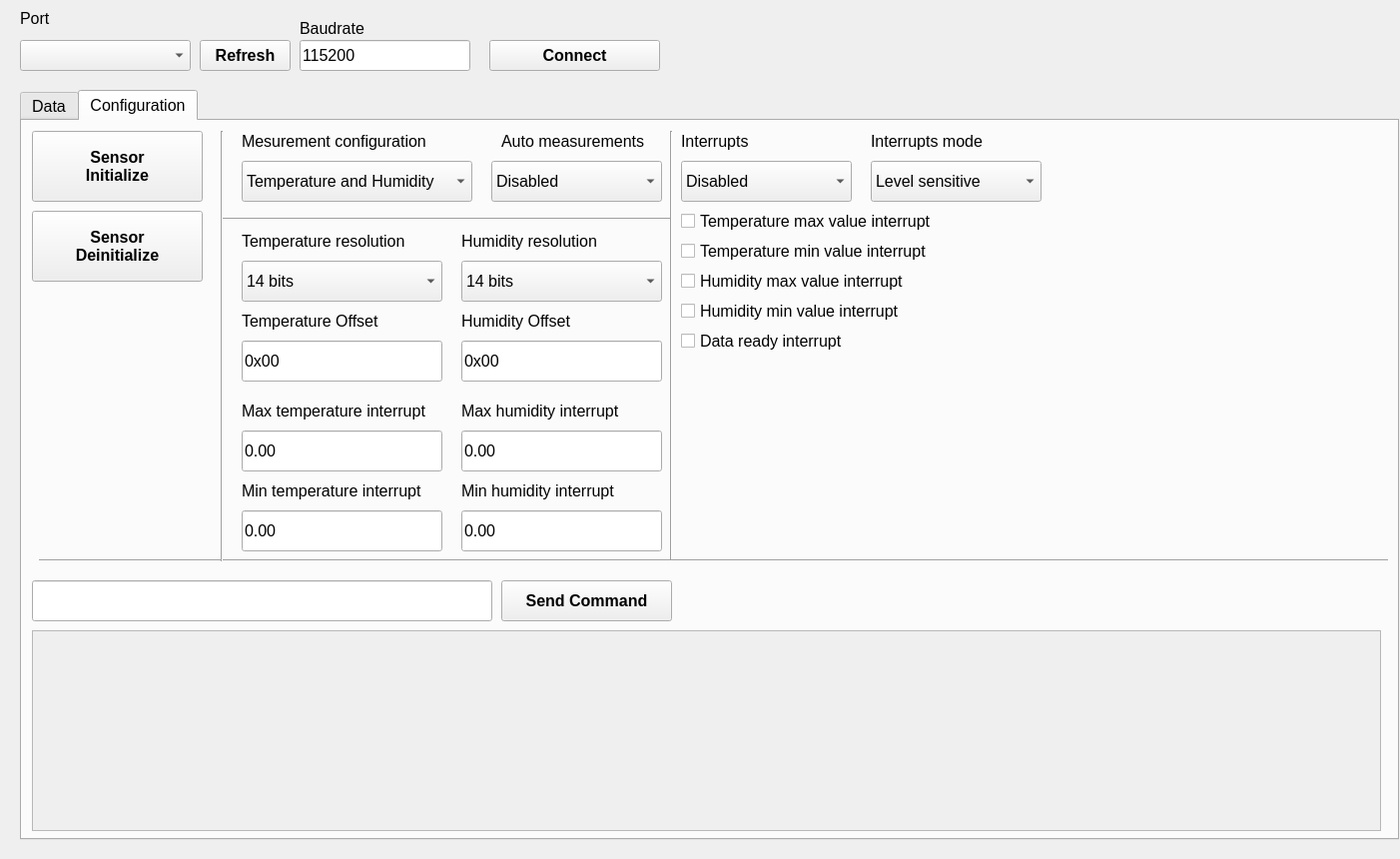
<?xml version="1.0" encoding="UTF-8"?>
<ui version="4.0">
 <class>MainWindow</class>
 <widget class="QMainWindow" name="MainWindow">
  <property name="geometry">
   <rect>
    <x>0</x>
    <y>0</y>
    <width>1402</width>
    <height>860</height>
   </rect>
  </property>
  <property name="windowTitle">
   <string>MainWindow</string>
  </property>
  <widget class="QWidget" name="centralwidget">
   <widget class="QTabWidget" name="tabWidget">
    <property name="geometry">
     <rect>
      <x>20</x>
      <y>90</y>
      <width>1381</width>
      <height>751</height>
     </rect>
    </property>
    <property name="minimumSize">
     <size>
      <width>1381</width>
      <height>751</height>
     </size>
    </property>
    <property name="maximumSize">
     <size>
      <width>1381</width>
      <height>751</height>
     </size>
    </property>
    <property name="font">
     <font>
      <pointsize>12</pointsize>
     </font>
    </property>
    <property name="toolTip">
     <string>&lt;html&gt;&lt;head/&gt;&lt;body&gt;&lt;p&gt;&lt;br/&gt;&lt;/p&gt;&lt;/body&gt;&lt;/html&gt;</string>
    </property>
    <property name="inputMethodHints">
     <set>Qt::ImhPreferNumbers</set>
    </property>
    <property name="currentIndex">
     <number>1</number>
    </property>
    <widget class="QWidget" name="tab">
     <attribute name="title">
      <string>Data</string>
     </attribute>
     <widget class="QLabel" name="temp_label">
      <property name="geometry">
       <rect>
        <x>10</x>
        <y>10</y>
        <width>301</width>
        <height>21</height>
       </rect>
      </property>
      <property name="font">
       <font>
        <pointsize>12</pointsize>
        <weight>75</weight>
        <bold>true</bold>
       </font>
      </property>
      <property name="text">
       <string>Temperature [C]</string>
      </property>
      <property name="scaledContents">
       <bool>false</bool>
      </property>
     </widget>
     <widget class="QLabel" name="hum_label">
      <property name="geometry">
       <rect>
        <x>10</x>
        <y>350</y>
        <width>301</width>
        <height>31</height>
       </rect>
      </property>
      <property name="font">
       <font>
        <pointsize>12</pointsize>
        <weight>75</weight>
        <bold>true</bold>
       </font>
      </property>
      <property name="text">
       <string>Humidity [% RH]</string>
      </property>
      <property name="scaledContents">
       <bool>false</bool>
      </property>
     </widget>
     <widget class="QLCDNumber" name="temp_lcdNumber">
      <property name="geometry">
       <rect>
        <x>10</x>
        <y>40</y>
        <width>171</width>
        <height>61</height>
       </rect>
      </property>
      <property name="smallDecimalPoint">
       <bool>true</bool>
      </property>
      <property name="digitCount">
       <number>5</number>
      </property>
      <property name="mode">
       <enum>QLCDNumber::Dec</enum>
      </property>
      <property name="intValue" stdset="0">
       <number>0</number>
      </property>
     </widget>
     <widget class="QLCDNumber" name="hum_lcdNumber">
      <property name="geometry">
       <rect>
        <x>10</x>
        <y>380</y>
        <width>171</width>
        <height>61</height>
       </rect>
      </property>
      <property name="smallDecimalPoint">
       <bool>true</bool>
      </property>
      <property name="value" stdset="0">
       <double>0.000000000000000</double>
      </property>
     </widget>
     <widget class="QPushButton" name="ForceMeasurementsButton">
      <property name="geometry">
       <rect>
        <x>10</x>
        <y>550</y>
        <width>171</width>
        <height>71</height>
       </rect>
      </property>
      <property name="font">
       <font>
        <pointsize>12</pointsize>
        <weight>75</weight>
        <bold>true</bold>
       </font>
      </property>
      <property name="text">
       <string>Sensor Force
Measurements</string>
      </property>
     </widget>
     <widget class="PlotWidget" name="tempGraphWidget" native="true">
      <property name="geometry">
       <rect>
        <x>220</x>
        <y>-10</y>
        <width>961</width>
        <height>330</height>
       </rect>
      </property>
     </widget>
     <widget class="PlotWidget" name="humGraphWidget" native="true">
      <property name="geometry">
       <rect>
        <x>220</x>
        <y>360</y>
        <width>961</width>
        <height>330</height>
       </rect>
      </property>
     </widget>
     <widget class="Line" name="line_2">
      <property name="geometry">
       <rect>
        <x>10</x>
        <y>330</y>
        <width>1351</width>
        <height>20</height>
       </rect>
      </property>
      <property name="orientation">
       <enum>Qt::Horizontal</enum>
      </property>
     </widget>
     <widget class="QSpinBox" name="tempPlotLen">
      <property name="geometry">
       <rect>
        <x>1200</x>
        <y>30</y>
        <width>151</width>
        <height>22</height>
       </rect>
      </property>
      <property name="minimum">
       <number>10</number>
      </property>
      <property name="maximum">
       <number>1000</number>
      </property>
      <property name="value">
       <number>50</number>
      </property>
     </widget>
     <widget class="QLabel" name="baud_label_4">
      <property name="geometry">
       <rect>
        <x>1200</x>
        <y>10</y>
        <width>171</width>
        <height>16</height>
       </rect>
      </property>
      <property name="font">
       <font>
        <pointsize>12</pointsize>
       </font>
      </property>
      <property name="text">
       <string>Visible measurements</string>
      </property>
     </widget>
     <widget class="QSpinBox" name="humPlotLen">
      <property name="geometry">
       <rect>
        <x>1200</x>
        <y>380</y>
        <width>151</width>
        <height>22</height>
       </rect>
      </property>
      <property name="minimum">
       <number>10</number>
      </property>
      <property name="maximum">
       <number>1000</number>
      </property>
      <property name="value">
       <number>50</number>
      </property>
     </widget>
     <widget class="QLabel" name="baud_label_5">
      <property name="geometry">
       <rect>
        <x>1200</x>
        <y>360</y>
        <width>171</width>
        <height>16</height>
       </rect>
      </property>
      <property name="font">
       <font>
        <pointsize>12</pointsize>
       </font>
      </property>
      <property name="text">
       <string>Visible measurements</string>
      </property>
     </widget>
     <widget class="QPushButton" name="GetTempButton">
      <property name="geometry">
       <rect>
        <x>10</x>
        <y>110</y>
        <width>171</width>
        <height>71</height>
       </rect>
      </property>
      <property name="font">
       <font>
        <pointsize>12</pointsize>
        <weight>75</weight>
        <bold>true</bold>
       </font>
      </property>
      <property name="text">
       <string>Sensor Read
 Temperature</string>
      </property>
     </widget>
     <widget class="QPushButton" name="GetHumButton">
      <property name="geometry">
       <rect>
        <x>10</x>
        <y>450</y>
        <width>171</width>
        <height>71</height>
       </rect>
      </property>
      <property name="font">
       <font>
        <pointsize>12</pointsize>
        <weight>75</weight>
        <bold>true</bold>
       </font>
      </property>
      <property name="text">
       <string>Sensor Read
Humidity</string>
      </property>
     </widget>
     <widget class="QPushButton" name="ReadMeasurementsButton">
      <property name="geometry">
       <rect>
        <x>10</x>
        <y>630</y>
        <width>171</width>
        <height>71</height>
       </rect>
      </property>
      <property name="font">
       <font>
        <pointsize>12</pointsize>
        <weight>75</weight>
        <bold>true</bold>
       </font>
      </property>
      <property name="text">
       <string>Sensor Read
Mesurements</string>
      </property>
     </widget>
    </widget>
    <widget class="QWidget" name="tab_2">
     <attribute name="title">
      <string>Configuration</string>
     </attribute>
     <widget class="QPushButton" name="sendButton">
      <property name="geometry">
       <rect>
        <x>480</x>
        <y>460</y>
        <width>171</width>
        <height>41</height>
       </rect>
      </property>
      <property name="font">
       <font>
        <pointsize>12</pointsize>
        <weight>75</weight>
        <bold>true</bold>
       </font>
      </property>
      <property name="text">
       <string>Send Command</string>
      </property>
     </widget>
     <widget class="QLineEdit" name="send_lineEdit">
      <property name="geometry">
       <rect>
        <x>10</x>
        <y>460</y>
        <width>461</width>
        <height>41</height>
       </rect>
      </property>
      <property name="font">
       <font>
        <pointsize>12</pointsize>
       </font>
      </property>
     </widget>
     <widget class="QPushButton" name="InitButton">
      <property name="geometry">
       <rect>
        <x>10</x>
        <y>10</y>
        <width>171</width>
        <height>71</height>
       </rect>
      </property>
      <property name="font">
       <font>
        <pointsize>12</pointsize>
        <weight>75</weight>
        <bold>true</bold>
       </font>
      </property>
      <property name="text">
       <string>Sensor
Initialize</string>
      </property>
     </widget>
     <widget class="QPushButton" name="DeinitButton">
      <property name="geometry">
       <rect>
        <x>10</x>
        <y>90</y>
        <width>171</width>
        <height>71</height>
       </rect>
      </property>
      <property name="font">
       <font>
        <pointsize>12</pointsize>
        <weight>75</weight>
        <bold>true</bold>
       </font>
      </property>
      <property name="text">
       <string>Sensor
Deinitialize</string>
      </property>
     </widget>
     <widget class="QLabel" name="baud_label_2">
      <property name="geometry">
       <rect>
        <x>220</x>
        <y>190</y>
        <width>191</width>
        <height>21</height>
       </rect>
      </property>
      <property name="font">
       <font>
        <pointsize>12</pointsize>
       </font>
      </property>
      <property name="text">
       <string>Temperature Offset</string>
      </property>
     </widget>
     <widget class="QLabel" name="baud_label_3">
      <property name="geometry">
       <rect>
        <x>440</x>
        <y>190</y>
        <width>191</width>
        <height>21</height>
       </rect>
      </property>
      <property name="font">
       <font>
        <pointsize>12</pointsize>
       </font>
      </property>
      <property name="text">
       <string>Humidity Offset</string>
      </property>
     </widget>
     <widget class="QLineEdit" name="tempOffset_lineEdit">
      <property name="geometry">
       <rect>
        <x>220</x>
        <y>220</y>
        <width>201</width>
        <height>41</height>
       </rect>
      </property>
      <property name="font">
       <font>
        <pointsize>12</pointsize>
       </font>
      </property>
      <property name="text">
       <string>0x00</string>
      </property>
     </widget>
     <widget class="QLineEdit" name="humOffset_lineEdit">
      <property name="geometry">
       <rect>
        <x>440</x>
        <y>220</y>
        <width>201</width>
        <height>41</height>
       </rect>
      </property>
      <property name="font">
       <font>
        <pointsize>12</pointsize>
       </font>
      </property>
      <property name="text">
       <string>0x00</string>
      </property>
     </widget>
     <widget class="QTextEdit" name="globalResponse">
      <property name="enabled">
       <bool>false</bool>
      </property>
      <property name="geometry">
       <rect>
        <x>10</x>
        <y>510</y>
        <width>1351</width>
        <height>201</height>
       </rect>
      </property>
      <property name="font">
       <font>
        <pointsize>12</pointsize>
       </font>
      </property>
      <property name="acceptDrops">
       <bool>false</bool>
      </property>
      <property name="undoRedoEnabled">
       <bool>false</bool>
      </property>
     </widget>
     <widget class="QComboBox" name="tempRes_comboBox">
      <property name="geometry">
       <rect>
        <x>220</x>
        <y>140</y>
        <width>201</width>
        <height>41</height>
       </rect>
      </property>
      <item>
       <property name="text">
        <string>14 bits</string>
       </property>
      </item>
      <item>
       <property name="text">
        <string>11 bits</string>
       </property>
      </item>
      <item>
       <property name="text">
        <string>9 bits</string>
       </property>
      </item>
     </widget>
     <widget class="QComboBox" name="humRes_comboBox">
      <property name="geometry">
       <rect>
        <x>440</x>
        <y>140</y>
        <width>201</width>
        <height>41</height>
       </rect>
      </property>
      <item>
       <property name="text">
        <string>14 bits</string>
       </property>
      </item>
      <item>
       <property name="text">
        <string>11 bits</string>
       </property>
      </item>
      <item>
       <property name="text">
        <string>9 bits</string>
       </property>
      </item>
     </widget>
     <widget class="QLabel" name="baud_label_6">
      <property name="geometry">
       <rect>
        <x>220</x>
        <y>110</y>
        <width>191</width>
        <height>21</height>
       </rect>
      </property>
      <property name="font">
       <font>
        <pointsize>12</pointsize>
       </font>
      </property>
      <property name="text">
       <string>Temperature resolution</string>
      </property>
     </widget>
     <widget class="QLabel" name="baud_label_7">
      <property name="geometry">
       <rect>
        <x>440</x>
        <y>110</y>
        <width>191</width>
        <height>21</height>
       </rect>
      </property>
      <property name="font">
       <font>
        <pointsize>12</pointsize>
       </font>
      </property>
      <property name="text">
       <string>Humidity resolution</string>
      </property>
     </widget>
     <widget class="QComboBox" name="autoMode_comboBox">
      <property name="geometry">
       <rect>
        <x>470</x>
        <y>40</y>
        <width>171</width>
        <height>41</height>
       </rect>
      </property>
      <item>
       <property name="text">
        <string>Disabled</string>
       </property>
      </item>
      <item>
       <property name="text">
        <string>1/120 Hz</string>
       </property>
      </item>
      <item>
       <property name="text">
        <string>1/60 Hz</string>
       </property>
      </item>
      <item>
       <property name="text">
        <string>1/10 Hz</string>
       </property>
      </item>
      <item>
       <property name="text">
        <string>1/5 Hz</string>
       </property>
      </item>
      <item>
       <property name="text">
        <string>1 Hz</string>
       </property>
      </item>
      <item>
       <property name="text">
        <string>2 Hz</string>
       </property>
      </item>
      <item>
       <property name="text">
        <string>5 Hz</string>
       </property>
      </item>
     </widget>
     <widget class="QLabel" name="baud_label_8">
      <property name="geometry">
       <rect>
        <x>480</x>
        <y>10</y>
        <width>191</width>
        <height>21</height>
       </rect>
      </property>
      <property name="font">
       <font>
        <pointsize>12</pointsize>
       </font>
      </property>
      <property name="text">
       <string>Auto measurements</string>
      </property>
     </widget>
     <widget class="QComboBox" name="measurementMode_comboBox">
      <property name="geometry">
       <rect>
        <x>220</x>
        <y>40</y>
        <width>231</width>
        <height>41</height>
       </rect>
      </property>
      <item>
       <property name="text">
        <string comment="11" extracomment="22">Temperature and Humidity</string>
       </property>
      </item>
      <item>
       <property name="text">
        <string comment="33" extracomment="44">Temperature</string>
       </property>
      </item>
     </widget>
     <widget class="QLabel" name="baud_label_9">
      <property name="geometry">
       <rect>
        <x>220</x>
        <y>10</y>
        <width>191</width>
        <height>21</height>
       </rect>
      </property>
      <property name="font">
       <font>
        <pointsize>12</pointsize>
       </font>
      </property>
      <property name="text">
       <string>Mesurement configuration</string>
      </property>
     </widget>
     <widget class="Line" name="line_3">
      <property name="geometry">
       <rect>
        <x>200</x>
        <y>88</y>
        <width>450</width>
        <height>21</height>
       </rect>
      </property>
      <property name="orientation">
       <enum>Qt::Horizontal</enum>
      </property>
     </widget>
     <widget class="QComboBox" name="interruptEnable_comboBox">
      <property name="geometry">
       <rect>
        <x>660</x>
        <y>40</y>
        <width>171</width>
        <height>41</height>
       </rect>
      </property>
      <item>
       <property name="text">
        <string>Disabled</string>
       </property>
      </item>
      <item>
       <property name="text">
        <string>Active low</string>
       </property>
      </item>
      <item>
       <property name="text">
        <string>Active high</string>
       </property>
      </item>
     </widget>
     <widget class="QLabel" name="baud_label_10">
      <property name="geometry">
       <rect>
        <x>660</x>
        <y>10</y>
        <width>191</width>
        <height>21</height>
       </rect>
      </property>
      <property name="font">
       <font>
        <pointsize>12</pointsize>
       </font>
      </property>
      <property name="text">
       <string>Interrupts</string>
      </property>
     </widget>
     <widget class="QComboBox" name="interruptMode_comboBox">
      <property name="geometry">
       <rect>
        <x>850</x>
        <y>40</y>
        <width>171</width>
        <height>41</height>
       </rect>
      </property>
      <item>
       <property name="text">
        <string>Level sensitive</string>
       </property>
      </item>
      <item>
       <property name="text">
        <string>Comparator Mode</string>
       </property>
      </item>
     </widget>
     <widget class="QLabel" name="baud_label_11">
      <property name="geometry">
       <rect>
        <x>850</x>
        <y>10</y>
        <width>191</width>
        <height>21</height>
       </rect>
      </property>
      <property name="font">
       <font>
        <pointsize>12</pointsize>
       </font>
      </property>
      <property name="text">
       <string>Interrupts mode</string>
      </property>
     </widget>
     <widget class="QLineEdit" name="maxTempInt_lineEdit">
      <property name="geometry">
       <rect>
        <x>220</x>
        <y>310</y>
        <width>201</width>
        <height>41</height>
       </rect>
      </property>
      <property name="font">
       <font>
        <pointsize>12</pointsize>
       </font>
      </property>
      <property name="text">
       <string>0.00</string>
      </property>
     </widget>
     <widget class="QLineEdit" name="minTempInt_lineEdit">
      <property name="geometry">
       <rect>
        <x>220</x>
        <y>390</y>
        <width>201</width>
        <height>41</height>
       </rect>
      </property>
      <property name="font">
       <font>
        <pointsize>12</pointsize>
       </font>
      </property>
      <property name="text">
       <string>0.00</string>
      </property>
     </widget>
     <widget class="QLabel" name="baud_label_12">
      <property name="geometry">
       <rect>
        <x>220</x>
        <y>280</y>
        <width>191</width>
        <height>21</height>
       </rect>
      </property>
      <property name="font">
       <font>
        <pointsize>12</pointsize>
       </font>
      </property>
      <property name="text">
       <string>Max temperature interrupt</string>
      </property>
     </widget>
     <widget class="QLabel" name="baud_label_13">
      <property name="geometry">
       <rect>
        <x>220</x>
        <y>360</y>
        <width>191</width>
        <height>21</height>
       </rect>
      </property>
      <property name="font">
       <font>
        <pointsize>12</pointsize>
       </font>
      </property>
      <property name="text">
       <string>Min temperature interrupt</string>
      </property>
     </widget>
     <widget class="QLineEdit" name="maxHumInt_lineEdit">
      <property name="geometry">
       <rect>
        <x>440</x>
        <y>310</y>
        <width>201</width>
        <height>41</height>
       </rect>
      </property>
      <property name="font">
       <font>
        <pointsize>12</pointsize>
       </font>
      </property>
      <property name="text">
       <string>0.00</string>
      </property>
     </widget>
     <widget class="QLabel" name="baud_label_14">
      <property name="geometry">
       <rect>
        <x>440</x>
        <y>280</y>
        <width>191</width>
        <height>21</height>
       </rect>
      </property>
      <property name="font">
       <font>
        <pointsize>12</pointsize>
       </font>
      </property>
      <property name="text">
       <string>Max humidity interrupt</string>
      </property>
     </widget>
     <widget class="QLabel" name="baud_label_15">
      <property name="geometry">
       <rect>
        <x>440</x>
        <y>360</y>
        <width>191</width>
        <height>21</height>
       </rect>
      </property>
      <property name="font">
       <font>
        <pointsize>12</pointsize>
       </font>
      </property>
      <property name="text">
       <string>Min humidity interrupt</string>
      </property>
     </widget>
     <widget class="QLineEdit" name="minHumInt_lineEdit">
      <property name="geometry">
       <rect>
        <x>440</x>
        <y>390</y>
        <width>201</width>
        <height>41</height>
       </rect>
      </property>
      <property name="font">
       <font>
        <pointsize>12</pointsize>
       </font>
      </property>
      <property name="text">
       <string>0.00</string>
      </property>
     </widget>
     <widget class="QCheckBox" name="maxTempInt_checkBox">
      <property name="geometry">
       <rect>
        <x>660</x>
        <y>90</y>
        <width>361</width>
        <height>21</height>
       </rect>
      </property>
      <property name="text">
       <string>Temperature max value interrupt</string>
      </property>
     </widget>
     <widget class="QCheckBox" name="minTempInt_checkBox">
      <property name="geometry">
       <rect>
        <x>660</x>
        <y>120</y>
        <width>361</width>
        <height>21</height>
       </rect>
      </property>
      <property name="text">
       <string>Temperature min value interrupt</string>
      </property>
     </widget>
     <widget class="QCheckBox" name="maxHumInt_checkBox">
      <property name="geometry">
       <rect>
        <x>660</x>
        <y>150</y>
        <width>361</width>
        <height>21</height>
       </rect>
      </property>
      <property name="text">
       <string>Humidity max value interrupt</string>
      </property>
     </widget>
     <widget class="QCheckBox" name="minHumInt_checkBox">
      <property name="geometry">
       <rect>
        <x>660</x>
        <y>180</y>
        <width>361</width>
        <height>21</height>
       </rect>
      </property>
      <property name="text">
       <string>Humidity min value interrupt</string>
      </property>
     </widget>
     <widget class="QCheckBox" name="dataReadyInt_checkBox">
      <property name="geometry">
       <rect>
        <x>660</x>
        <y>210</y>
        <width>361</width>
        <height>21</height>
       </rect>
      </property>
      <property name="text">
       <string>Data ready interrupt</string>
      </property>
     </widget>
     <widget class="Line" name="line_4">
      <property name="geometry">
       <rect>
        <x>640</x>
        <y>10</y>
        <width>20</width>
        <height>431</height>
       </rect>
      </property>
      <property name="orientation">
       <enum>Qt::Vertical</enum>
      </property>
     </widget>
     <widget class="Line" name="line_5">
      <property name="geometry">
       <rect>
        <x>17</x>
        <y>430</y>
        <width>1351</width>
        <height>21</height>
       </rect>
      </property>
      <property name="orientation">
       <enum>Qt::Horizontal</enum>
      </property>
     </widget>
     <widget class="Line" name="line_6">
      <property name="geometry">
       <rect>
        <x>190</x>
        <y>10</y>
        <width>21</width>
        <height>431</height>
       </rect>
      </property>
      <property name="orientation">
       <enum>Qt::Vertical</enum>
      </property>
     </widget>
    </widget>
   </widget>
   <widget class="QComboBox" name="portSelectBox">
    <property name="geometry">
     <rect>
      <x>20</x>
      <y>40</y>
      <width>171</width>
      <height>31</height>
     </rect>
    </property>
    <property name="font">
     <font>
      <pointsize>12</pointsize>
     </font>
    </property>
   </widget>
   <widget class="QPushButton" name="portRefreshButton">
    <property name="geometry">
     <rect>
      <x>200</x>
      <y>40</y>
      <width>91</width>
      <height>31</height>
     </rect>
    </property>
    <property name="font">
     <font>
      <pointsize>12</pointsize>
      <weight>75</weight>
      <bold>true</bold>
     </font>
    </property>
    <property name="text">
     <string>Refresh</string>
    </property>
   </widget>
   <widget class="QLabel" name="baud_label">
    <property name="geometry">
     <rect>
      <x>300</x>
      <y>20</y>
      <width>171</width>
      <height>16</height>
     </rect>
    </property>
    <property name="font">
     <font>
      <pointsize>12</pointsize>
     </font>
    </property>
    <property name="text">
     <string>Baudrate</string>
    </property>
   </widget>
   <widget class="QLineEdit" name="baudrateLineEdit">
    <property name="geometry">
     <rect>
      <x>300</x>
      <y>40</y>
      <width>171</width>
      <height>31</height>
     </rect>
    </property>
    <property name="font">
     <font>
      <pointsize>12</pointsize>
     </font>
    </property>
    <property name="inputMethodHints">
     <set>Qt::ImhPreferNumbers</set>
    </property>
    <property name="text">
     <string>115200</string>
    </property>
   </widget>
   <widget class="QPushButton" name="connectButton">
    <property name="geometry">
     <rect>
      <x>490</x>
      <y>40</y>
      <width>171</width>
      <height>31</height>
     </rect>
    </property>
    <property name="font">
     <font>
      <pointsize>12</pointsize>
      <weight>75</weight>
      <bold>true</bold>
     </font>
    </property>
    <property name="text">
     <string>Connect</string>
    </property>
   </widget>
   <widget class="QLabel" name="port_label">
    <property name="geometry">
     <rect>
      <x>20</x>
      <y>10</y>
      <width>161</width>
      <height>16</height>
     </rect>
    </property>
    <property name="font">
     <font>
      <pointsize>12</pointsize>
     </font>
    </property>
    <property name="text">
     <string>Port</string>
    </property>
   </widget>
  </widget>
  <widget class="QMenuBar" name="menubar">
   <property name="geometry">
    <rect>
     <x>0</x>
     <y>0</y>
     <width>1402</width>
     <height>21</height>
    </rect>
   </property>
  </widget>
 </widget>
 <customwidgets>
  <customwidget>
   <class>PlotWidget</class>
   <extends>QWidget</extends>
   <header>pyqtgraph</header>
   <container>1</container>
  </customwidget>
 </customwidgets>
 <resources/>
 <connections/>
</ui>
